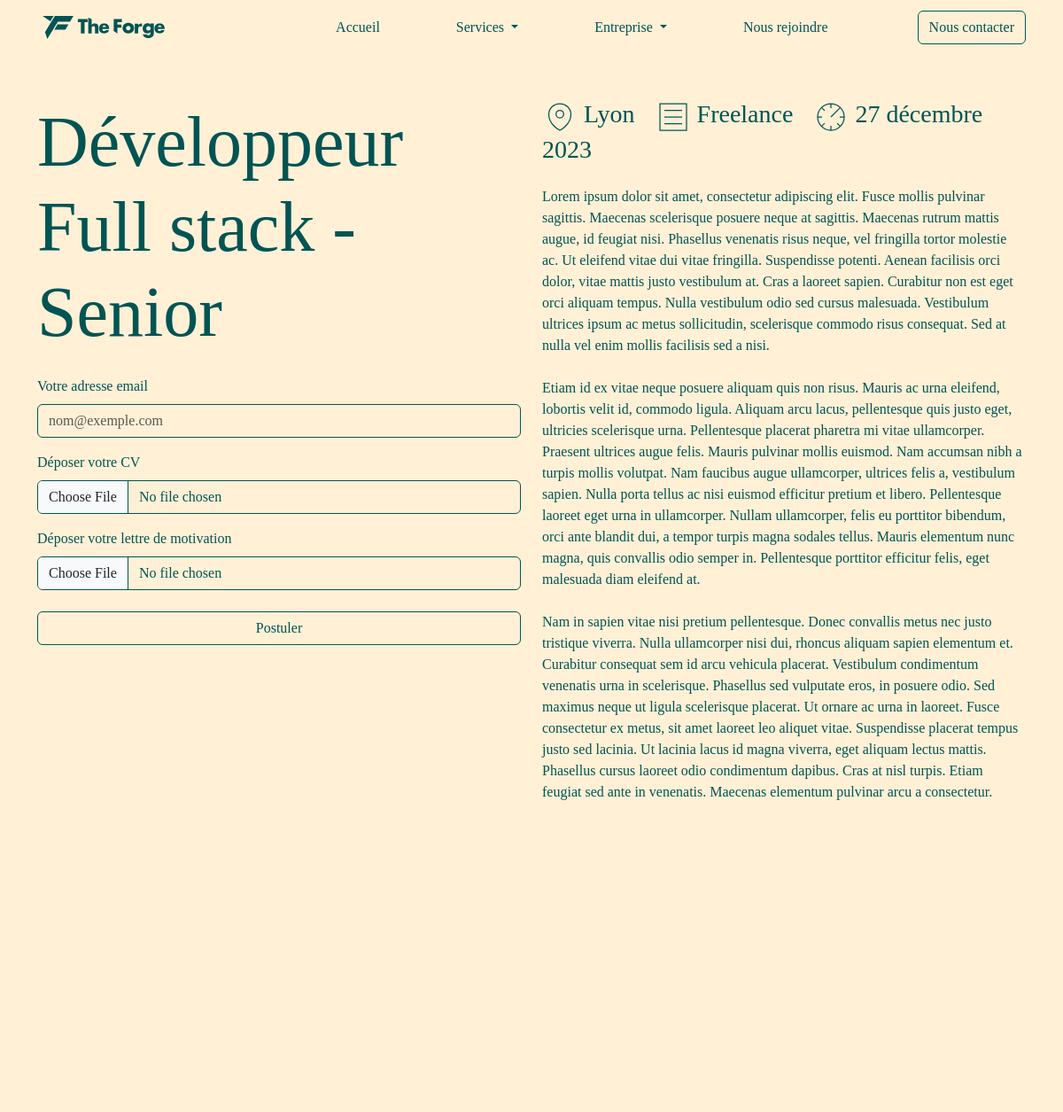
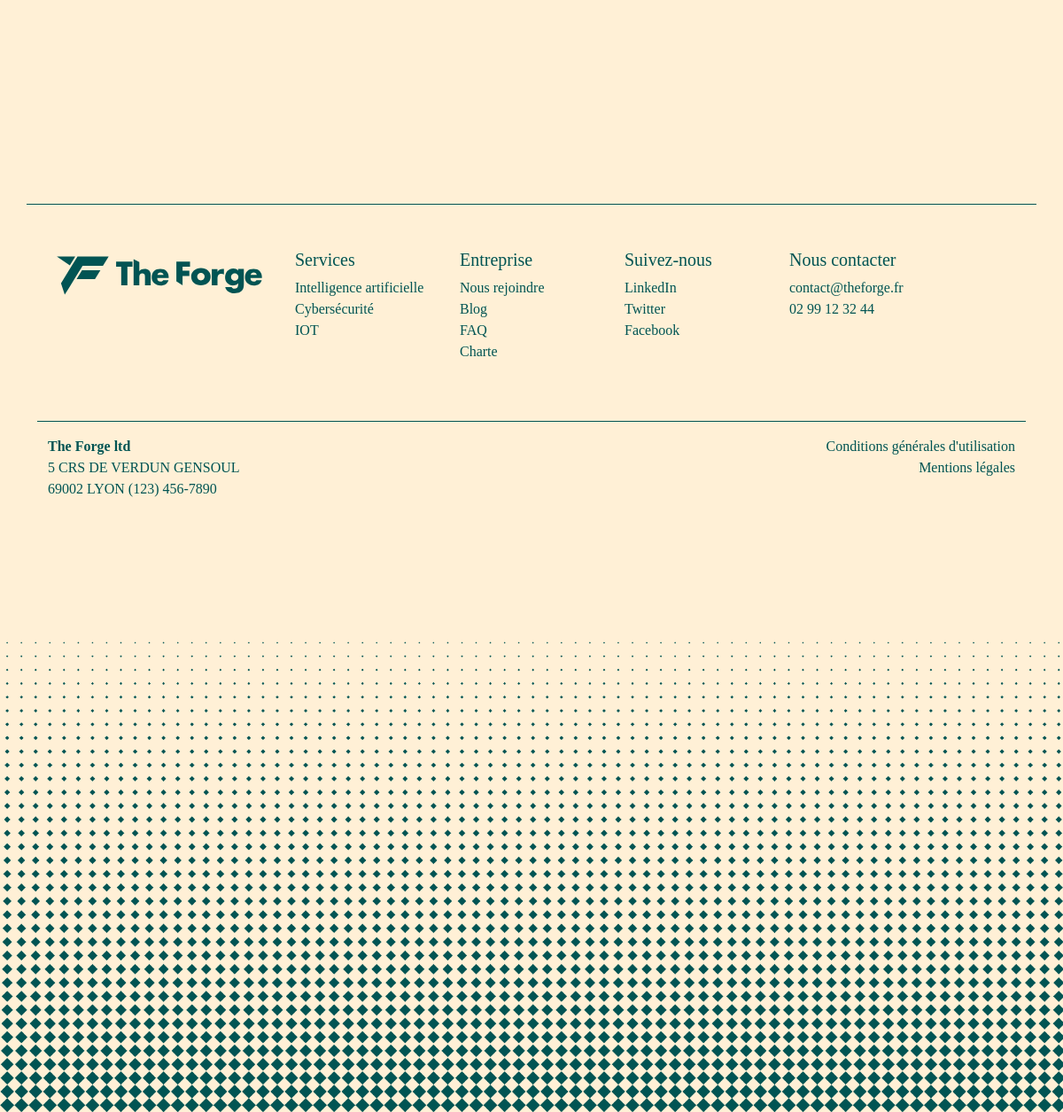
The page /job/5 on the database its author committed (2 pictures, top to bottom).
### Main/models.py (models this page shows, shortened)
class Job(models.Model):
    title = models.CharField(max_length=200)
    description = models.TextField()
    location = models.CharField(max_length=100)
    type = models.CharField(max_length=50)  # Par exemple, plein temps, partiel, freelance
    posted_at = models.DateTimeField(auto_now_add=True)
    last_date_to_apply = models.DateField()
    class Meta:
        ordering = ['-posted_at']

### Main/views.py (the view)
# urls.py: path('job/<int:pk>', views.Job_Detail, name='job'),
def Job_Detail(request, pk):
    job = get_object_or_404(Job, pk=pk)
    jobs = Job.objects.all()
    context = {"job": job, 'jobs': jobs}
    if request.method == "POST":
        application = Applicant(
            email=request.POST.get('email'),
            job=job,
            cv = request.FILES.get('cv'),
            cover_letter = request.FILES.get('cover_letter'),
            )
        application.save()
        context = {'job_title': job.title}  # Remplacez par les données réelles
        email = request.POST.get('email')
        email_template = get_template(os.path.join(settings.BASE_DIR, 'Main/templates/Main/job_confirmation.html'))
        subject = 'Message reçu !'
        email_body = email_template.render(context)
        from_email = settings.EMAIL_HOST_USER
        recipient_list = [email]
        email = EmailMessage(subject, email_body, from_email, recipient_list)
        email.content_subtype = 'html'
        email.send()
        admin_email = EmailMessage(
            f'Nouvelle candidature pour {job.title}',
            f'Une nouvelle candidature a été soumise pour le poste : {job.title}.',
            settings.EMAIL_HOST_USER,
            ['bdiouipierre@gmail.com']  # Remplacez par l'email de l'administrateur
        )
        cv_file = request.FILES.get('cv')
        cover_letter_file = request.FILES.get('cover_letter')
        if cv_file:
            admin_email.attach(cv_file.name, cv_file.read(), cv_file.content_type)
        if cover_letter_file:
            admin_email.attach(cover_letter_file.name, cover_letter_file.read(), cover_letter_file.content_type)
        admin_email.send()
        messages.success(request, 'Votre candidature a bien été envoyée !')
        return redirect('Main:join')
    else :
        return render(request, 'Main/Job.html', context)

### Main/templates/Main/Job.html (shortened to what this page needs)
{% load static %}
<!doctype html>
<html lang="en">
  <head>
    <link href="https://cdn.jsdelivr.net/npm/bootstrap@5.3.2/dist/css/bootstrap.min.css" rel="stylesheet">
    <link href="{% static 'css/join.css' %}" rel="stylesheet">
    <link rel="stylesheet" href="https://use.typekit.net/eqx7rzk.css">
  </head>
  <body style="background-color:#FFF0D6 !important; color: #015453 !important; font-family: 'articulat-cf' !important;">
  <header>
  <div class="container">
    <nav class="navbar navbar-expand-lg fixed-top navbar-light" id="mainNavbar" style="background-color:#FFF0D6 !important; color:#015453 !important;">
      <div class="container">
      <a class="navbar-brand" href="{% url 'Main:index' %}">
        <img src="{% static 'Logos/Principal/Principal_vert.svg' %}" alt="Logo The Forge" width="150">
      </a>
      <div class="collapse navbar-collapse m-auto" id="navbarNavDropdown">
        <ul class="navbar-nav m-auto">
          <li class="nav-item">
            <a class="nav-link" href="{% url 'Main:index' %}">Accueil</a>
          </li>
          <li class="nav-item dropdown">
            <a class="nav-link dropdown-toggle" href="#" role="button" data-bs-toggle="dropdown" aria-expanded="false">
              Services
            </a>
          </li>
          <li class="nav-item dropdown">
            <a class="nav-link dropdown-toggle" href="#" role="button" data-bs-toggle="dropdown" aria-expanded="false">
              Entreprise
            </a>
          </li>
          <li class="nav-item">
            <a class="nav-link" href="{% url 'Main:join' %}">Nous rejoindre</a>
          </li>
        </ul>
          <a type="button" class="btn btn-outline-vert contact-item" href="{% url 'Main:contact' %}">Nous contacter</a>
      </div>
    </div>
    </nav>
  </div>
</header>
  <Main>
    <section>
      <div class="container" style="margin-top:7rem;">
          <div class="row justify-content-center fade-up">
              <div class="col-md-6 col-sm-12 mb-4">
                  <div class="display-1">{{job.title}}</div>
                  <form method="POST" enctype="multipart/form-data">
                    <div class="mb-3 mt-4">
                      <label for="exampleFormControlInput1" class="form-label">Votre adresse email</label>
                      <input type="email" class="form-control" name='email' id="exampleFormControlInput1" placeholder="nom@exemple.com" style="background-color:transparent; color:#015453; border-color:#015453; box-shadow: 0 0 0px transparent;" required>
                    </div>
                    <div class="mb-3 mt-3">
                      <label for="CVfile" class="form-label">Déposer votre CV</label>
                      <input class="form-control" accept='.pdf' type="file" id="CVfile" name="cv" style="background-color:transparent; color:#015453; border-color:#015453;" required>
                    </div>
                    <div class="mb-3">
                      <label for="CoverLetter" class="form-label">Déposer votre lettre de motivation</label>
                      <input class="form-control" accept='.pdf' type="file" name="cover_letter" id="CoverLetter" style="background-color:transparent; color:#015453; border-color:#015453;" required>
                    </div>
                    <button class="btn btn-outline-vert w-100 mt-2">Postuler</button>
                  </form>
              </div>
              <div class="col-md-6 col-sm-12">
                <h3>
                    <svg xmlns="http://www.w3.org/2000/svg" width="40" height="40" viewBox="0 0 64 64" fill="none" stroke-width="2px" stroke="#015453"><path d="M12 27.2C12 46.4 32 56 32 56s20-9.6 20-28.8C52 16.6 43.05 8 32 8s-20 8.6-20 19.2z"/><circle cx="32" cy="26.88" r="6.88"/></svg>
                    {{job.location}}
                    <svg class="ms-3" xmlns="http://www.w3.org/2000/svg" width="40" height="40" viewBox="0 0 64 64" fill="none" stroke-width="2px" stroke="#015453"><path d="M16 20h32M16 44h32M48 32H16M8 8h48v48H8z"/></svg>
                    {{job.type}}
                    <svg class="ms-3" xmlns="http://www.w3.org/2000/svg" width="40" height="40" viewBox="0 0 64 64" fill="none" stroke-width="2px" stroke="#015453"><path d="M32 8v8M32 56v-8M56 32h-8M8 32h8M48.97 15.03L32 32M15.03 48.97l5.66-5.66M48.97 48.97l-5.66-5.66M15.03 15.03l5.66 5.66"/><circle cx="32" cy="32" r="24"/></svg>
                    {{job.last_date_to_apply}}</h3>
                  <p class="mt-4">{{job.description|linebreaksbr}}</p>
              </div>
          </div>
      </div>
    </section>
   <section id="PostesOuverts">
   </section>
  </Main>
  <footer class="footer text-vert" style="margin-top:15rem; background-color:#FFF0D6;">
  <div class="container text-vert borderTop">
    <div class="row m-auto text-vert" style="padding-top:50px; padding-bottom:50px;">
      <div class="col-md-3 mb-3 mb-md-0 text-vert">
        <img src="{% static 'Logos/Principal/Principal_vert.svg' %}" alt="Logo" height="60">
      </div>
      <div class="col-md-2 mb-3 mb-md-0 bleu">
        <h5>Services</h5>
        <ul class="list-unstyled">
          <li><a href="{% url 'Main:ai' %}" class="text-vert">Intelligence artificielle</a></li>
          <li><a href="{% url 'Main:cyber' %}" class="text-vert">Cybersécurité</a></li>
          <li><a href="{% url 'Main:iot' %}" class="text-vert">IOT</a></li>
        </ul>
      </div>
      <div class="col-md-2">
        <h5>Entreprise</h5>
        <ul class="list-unstyled">
          <li><a href="{% url 'Main:join' %}" class="text-vert">Nous rejoindre</a></li>
          <li><a href="{% url 'Main:blog' %}" class="text-vert">Blog</a></li>
          <li><a href="{% url 'Main:faq' %}" class="text-vert">FAQ</a></li>
          <li><a href="{% url 'Main:charte' %}" class="text-vert">Charte</a></li>
        </ul>
      </div>
      <div class="col-md-2">
        <h5>Suivez-nous</h5>
        <ul class="list-unstyled">
          <li><a href="#" class="text-vert">LinkedIn</a></li>
          <li><a href="#" class="text-vert">Twitter</a></li>
          <li><a href="#" class="text-vert">Facebook</a></li>
        </ul>
      </div>
      <div class="col-md-2">
        <h5>Nous contacter</h5>
        <ul class="list-unstyled">
          <li><a href="mailto:contact@theforge.fr" class="text-vert">contact@theforge.fr</a></li>
          <li><a href="tel:0299123244" class="text-vert">02 99 12 32 44</a></li>
        </ul>
      </div>
    </div>
    <div class="borderTop row pt-3 justify-content-around m-auto">
      <div class="col-6 flex-grow-1">
        <address class="">
          <strong>The Forge ltd</strong><br>
          5 CRS DE VERDUN GENSOUL<br>
          69002 LYON
          <abbr title="Phone"></abbr> (123) 456-7890
        </address>
      </div>
      <div class="col-6 align-items-end" style="text-align:right">
         <a href="{% url 'Main:Conditions' %}" class="text-vert unstyled" style="text-align:right; margin:0 !important; margin-bottom:0px !important;">Conditions générales d'utilisation</a><br>
        <a href="{% url 'Main:Mentions' %}" class="text-vert unstyled" style="text-align:right; margin:0 !important; margin-bottom:0px !important;">Mentions légales</a>
      </div>
    </div>
  </div>
    <img src="{% static 'Assets/Motifs/horizontale/footer_vert.png' %}" width="100%" style="">
</footer>
  </body>
</html>

### static/css/join.css (style rules this page uses)
.borderTop { border-style:solid none none none; border-color:#015453 !important; ; border-width:1px; }
.nav-link { color:#015453; !important; text-decoration:None; }
.nav-item { color:#015453; !important; margin-left:70px; }
.contact-item { position:relative; right:0%; }
.footer { background-color: #1D1D1D; color: #015453; }
.footer address { font-style: normal; color: #015453; }
.nav-link, .nav-link:visited { color: #015453 !important; }
.btn-outline-vert { color: #015453; border-color: #015453; }
.text-vert { color:#015453 !important; }
a.text-vert { text-decoration:none !important; }
.fade-up { opacity: 0; transform: translateY(20px); visibility: hidden; transition: opacity 0.6s ease-out, transform 0.6s ease-out; will-change: opacity, visibility, transform; }
.fade-up.visible { opacity: 1; transform: translateY(0); visibility: visible; }

### rows shown on the page
Job: title "Développeur Full stack - Senior", location "Lyon", type "Freelance", last_date_to_apply "27 décembre 2023", description "Lorem ipsum dolor sit amet, consectetur adipiscing elit. Fusce mollis pulvinar sagittis. Maecenas scelerisque posuere neque at sagittis. Maecenas rutrum mattis augue, id feugiat nisi. Phasellus venenatis risus neque, vel fringilla tortor molestie ac. Ut eleifend vitae dui vitae fringilla. Suspendisse potenti. Aenean facilisis orci dolor, vitae mattis justo vestibulum at. Cras a laoreet sapien. Curabitur non est eget orci aliquam tempus. Nulla vestibulum odio sed cursus malesuada. Vestibulum ultrices ipsum ac metus sollicitudin, scelerisque commodo risus consequat. Sed at nulla vel enim mollis facilisis sed a nisi. Etiam id ex vitae neque posuere aliquam quis non risus. Mauris ac urna…"
